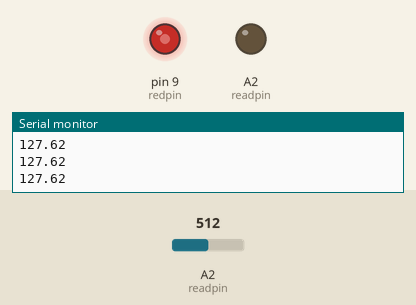
Recording of a sketch running on a simulated Arduino Uno, built with avr-gcc and run on an emulated ATmega328P. Shown: output pins drawn as LEDs (lit = HIGH), the last lines printed to the serial monitor. Inputs (shaded band) come from the test bench; at power-on: A2 (readpin) = 512.

Above: at 1.3 s.
1.4 s: A2 (readpin) set to 716
At 2.0 s:
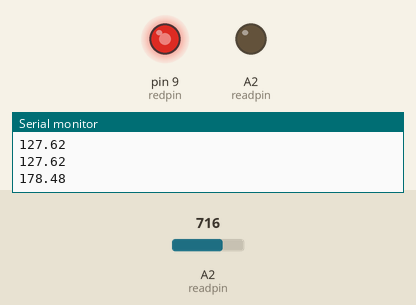
3.0 s: A2 (readpin) set to 900
At 4.2 s:
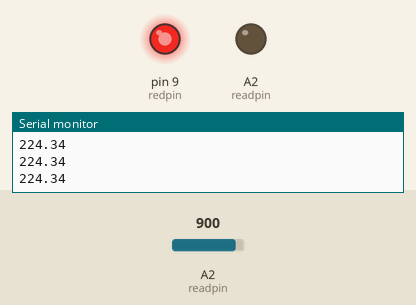
4.5 s: A2 (readpin) set to 122
At 5.6 s:
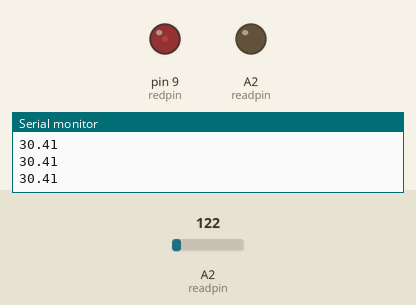
6.0 s: A2 (readpin) set to 0
At 6.8 s:
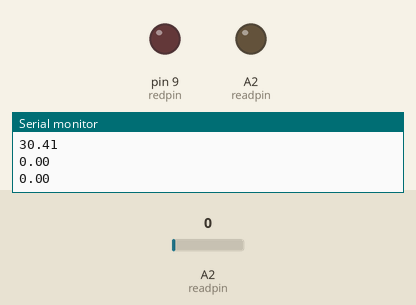
7.5 s: A2 (readpin) set to 511
At 8.0 s:
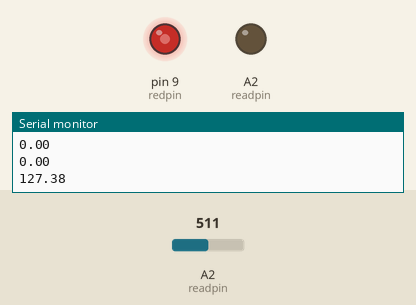
Timing chart, 0 to 10.0 s (numbered marks = the images above; inputs shaded):
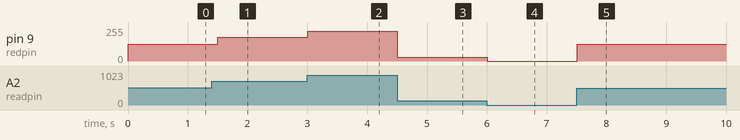

The sketch:

CODE_FOR_DIMMABLE_LED.ino
```cpp
int readpin=A2;
int readval;
float ledval;
int del=500;
int redpin=9;


void setup() {
  pinMode(readpin,INPUT);
  pinMode(readpin,OUTPUT);

  // put your setup code here, to run once:
Serial.begin(9600);
}


void loop() {
  // put your main code here, to run repeatedly:
readval=analogRead(readpin);
ledval=(255./1023.)*readval;
analogWrite(redpin,ledval);
Serial.println(ledval);
delay(del);


}
```

Measured:
- after the input at 1.4 s, pin 9 (redpin): 127/255 → 178/255 after 0.10 s
- after the input at 3.0 s, pin 9 (redpin): 178/255 → 224/255 at once
- after the input at 4.5 s, pin 9 (redpin): 224/255 → 30/255 at once
- after the input at 6.0 s, pin 9 (redpin): 30/255 → 0/255 at once
- after the input at 7.5 s, pin 9 (redpin): 0/255 → 127/255 at once
